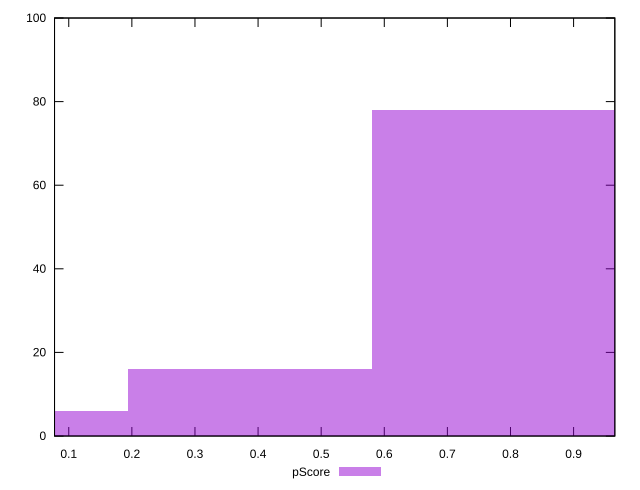

Source code (gnuplot):
reset

$pScore <<EOF
0.7731526237427487 78
0.38657631187137437 16
0 6
EOF

set key outside below
set boxwidth 0.38657631187137437
set xrange [0.07746372933018791:0.9653314240604107]
set yrange [0:100]
set trange [0:100]
set style fill transparent solid 0.5 noborder
set terminal svg size 640, 490 enhanced background rgb 'white'
set output "report_00009_2021-02-08T22-37-41.559Z/first-cpu-idle/samples/pages/pScore/histogram.svg"

plot $pScore title "pScore" with boxes

reset
